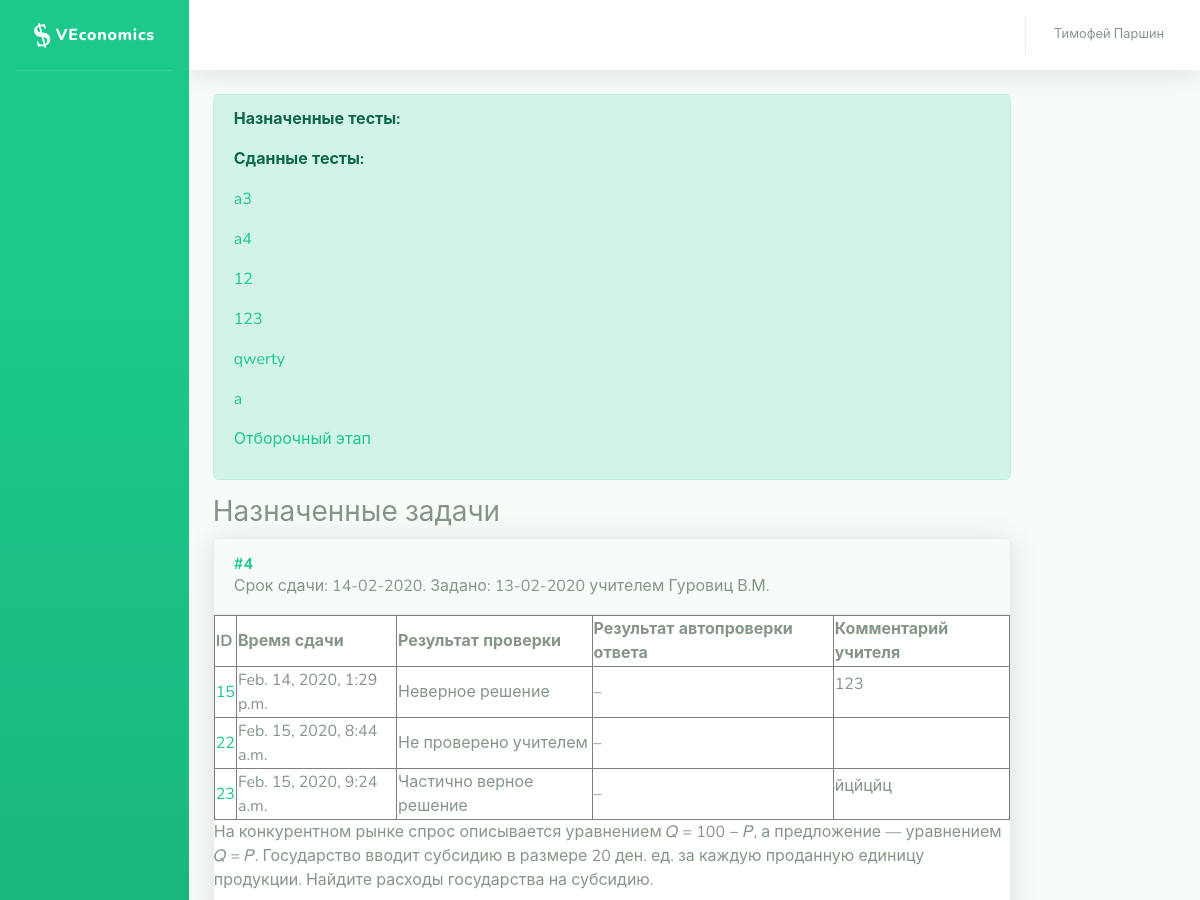
The page /problems/ (signed in, upper part) on the database as committed earlier.
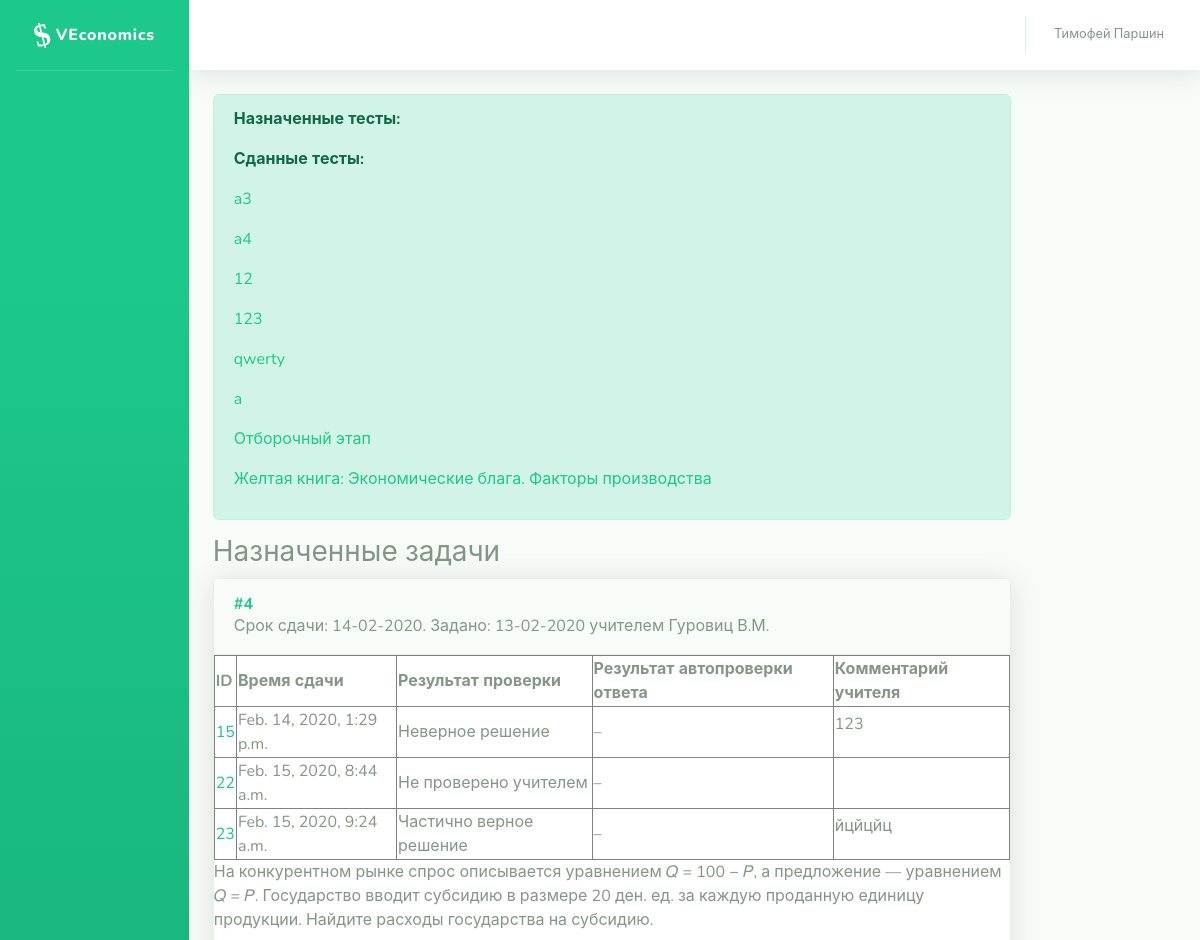
The same page on the database as committed later.
### problems/models.py (models this page shows, shortened)
class TestSetAssignment(models.Model):
    person = models.ForeignKey(User, on_delete=models.CASCADE, verbose_name='Кому задано')
    test_set = models.ForeignKey(TestSet, on_delete=models.CASCADE, verbose_name='Тест', related_name="assignments")
    date_assigned = models.DateField('Когда задано', auto_now_add=True, blank=False)
    date_deadline = models.DateField('Сдать до', blank=True, null=True)
    assigned_by = models.ForeignKey(User, on_delete=models.CASCADE, related_name='testset_assigner', verbose_name='Кем задано')
    status = models.IntegerField('Статус', choices=STATUS_CHOICES, null=False, blank=False, default=0)
    class Meta:
        ordering = ['date_deadline']

class TestSet(models.Model):
    name = models.CharField('Название', max_length=200)
    problems = models.ManyToManyField(Problem)

class Problem(models.Model):
    name = models.CharField('Название', max_length=200, blank=True, null=True)
    task = RichTextUploadingField('Условие')
    problem_type = models.IntegerField('Тип задачи', choices=TYPE_CHOICES, blank=False, null=False, default=0)
    short_answer = models.CharField('Ответ (для автоматической проверки)', max_length=200, blank=True)
    yesno_answer = models.IntegerField('Ответ ДА/НЕТ', choices=YESNO_CHOICES, blank=False, default=0)
    solution = RichTextUploadingField('Решение', blank=True)
    hint = RichTextUploadingField('Подсказка', blank=True)
    topics = models.ManyToManyField(Topic, related_name="problems", verbose_name='Темы')
    assignments = models.ManyToManyField(User, through='Assignment', through_fields=['problem', 'person'])
    class Meta:
        ordering = ['id']

class Assignment(models.Model):
    person = models.ForeignKey(User, on_delete=models.CASCADE, verbose_name='Кому задано')
    problem = models.ForeignKey(Problem, on_delete=models.CASCADE, verbose_name='Задача')
    date_assigned = models.DateField('Когда задано', auto_now_add=True, blank=False)
    date_deadline = models.DateField('Сдать до', blank=True, null=True)
    assigned_by = models.ForeignKey(User, on_delete=models.CASCADE, related_name='assigner', verbose_name='Кем задано')
    status = models.IntegerField('Статус', choices = STATUS_CHOICES, null=False, blank=False, default=0)
    class Meta:
        ordering = ['status', 'date_deadline']

class Submit(models.Model):
    assignment = models.ForeignKey(Assignment, on_delete=models.CASCADE, verbose_name='Назначенная задача', related_name='submits')
    short_answer = models.CharField('Ответ (для автоматической проверки)', max_length=200, blank=True)
    yesno_answer = models.IntegerField('Ответ ДА/НЕТ', choices=YESNO_CHOICES, blank=False, null=False, default=0)
    multiplechoice_answer = models.CharField('Выбор ответов', max_length=200, blank=True, null=True)
    solution = RichTextUploadingField('Решение', blank=True, null=True)
    submit_datetime = models.DateTimeField('Время и дата сдачи решения', auto_now_add=True, blank=False)
    answer_autoverdict = models.BooleanField('Результат автоматической проверки', blank=True, null=True)
    verdict = models.IntegerField('Результат проверки учителем', choices=VERDICT_CHOICES, blank=False, null=False, default=-1)
    teacher_comment = RichTextUploadingField('Комментарий учителя', blank=True)

### problems/views.py (the view)
# urls.py: path('', index),
def index(request):
    if request.user.groups.filter(name='teachers').exists():
        probs, tests, cases = filter_problems(request)
        students = User.objects.filter(groups__name='students')
        groups = Group.objects.all()
        topic = Topic.objects.get(id=TOPIC_ROOT)
        topic_list = tree2List(topic, count_problems_by_topic())
        source = Source.objects.get(id=SOURCE_ROOT)
        testsets = TestSet.objects.all()
        source_list = tree2List(source, count_problems_by_source())
        submits = Submit.objects.filter(assignment__assigned_by=request.user).filter(assignment__status=1)  # solution not checked
        context = {'problems': probs,
                   'tests': tests,
                   'cases': cases,
                   'students': students,
                   'topic_list': topic_list,
                   'source_list': source_list,
                   'submits': submits,
                   'groups': groups,
                   'testsets': testsets,
                   }
        return render(request, 'problems/sb/index_teacher.html', context)
    elif request.user.groups.filter(name='students').exists():
        assigned_problems = Assignment.objects.filter(person=request.user).order_by('status', 'date_deadline')
        problems = []
        for assignment in assigned_problems:
            problem = assignment.problem
            problem.assignment = assignment
            problem.assignment.form = SubmitForm(prefix=str(assignment.id), problem=assignment.problem)
            problems.append(problem)
        assigned_testsets = TestSetAssignment.objects.filter(person=request.user, status=0)
        solved_testsets = TestSetAssignment.objects.filter(person=request.user, status=3)
        context = {'assigned_problems': problems, 'assigned_testsets': assigned_testsets, 'solved_testsets': solved_testsets}
        return render(request, 'problems/sb/index_student.html', context)
    else:
        return render(request, 'problems/sb/login.html', {})

### problems/models.py (called while the page is built)
    def __str__(self):
        return mark_safe(self.text)

### problems/templates/problems/sb/index_student.html (shortened to what this page needs)
{% extends "problems/sb/base.html" %}
{% block topbar %}
          <ul class="navbar-nav ml-auto">
            <li class="nav-item dropdown no-arrow">
              <a class="nav-link dropdown-toggle" href="#" id="userDropdown" role="button" data-toggle="dropdown" aria-haspopup="true" aria-expanded="false">
                <span class="mr-2 d-none d-lg-inline text-gray-600 small">{{ request.user.first_name }} {{ request.user.last_name }}</span>
              </a>
            </li>
          </ul>
{% endblock %}
{% block content %}
            <div class="container-fluid">
                  <div class="row">
                      <div class="col-10">
                          {% include 'problems/assigned_testsets.html' %}
                          <h3>Назначенные задачи</h3>
                          <div id="problems">
                              {% autoescape off %}
                              {% include "problems/assigned_list.html" %}
                              {% endautoescape %}
                          </div>
                      </div>
                  </div>
            </div>
{% endblock %}

### problems/templates/problems/assigned_testsets.html (shortened to what this page needs)
<div class="alert alert-primary" role="alert">
    <p><b>Назначенные тесты:</b></p>
    <p><b>Сданные тесты:</b></p>
    {% for solved in solved_testsets %}
    <p><a href="{% url 'testset_result' solved.id %}">{{ solved.test_set.name }}</a></p>
    {% endfor %}
</div>

### problems/templates/problems/assigned_list.html (shortened to what this page needs)
{% for problem in assigned_problems %}
    <form method="post" action="{% url 'submit' %}">
        {% include 'problems/problem.html' %}
    </form>
{% endfor %}

### problems/templates/problems/problem.html (shortened to what this page needs)
{% autoescape off%}
<div class="problem">
    <div class="card shadow mb-4">
        <div class="problem-header">
            <a name="problem-{{ problem.id }}" class="d-block card-header py-3" role="button" aria-expanded="true" aria-controls="collapse">
                    <h6 class="m-0 font-weight-bold text-primary">
                        <div class="problem-id">
                            #{{ problem.id }}
                        </div>
                    </h6>
                    {% if problem.assignment %}
                        <nobr>
                            {% if problem.assignment.date_deadline %}
                                Срок сдачи: {{ problem.assignment.date_deadline|date:"d-m-Y" }}.
                            {% endif %}
                            Задано: {{ problem.assignment.date_assigned|date:"d-m-Y" }} учителем {{ problem.assignment.assigned_by.last_name }} {{ problem.assignment.assigned_by.first_name }}
                        </nobr>
                    {% endif %}
            </a>
        </div>
        <div class="collapse show" id="problem-{{ problem.id }}">
            <div class="problem-statistics">
                {% if problem.assignment.submits.all %}
                    <table border="1">
                        <tr>
                            <th>ID</th>
                            <th>Время сдачи</th>
                            <th>Результат проверки</th>
                            <th>Результат автопроверки ответа</th>
                            <th>Комментарий учителя</th>
                        </tr>
                        {% for submit in problem.assignment.submits.all %}
                            <tr>
                                <td><a href="{% url 'submit-detail' submit.id %}">{{ submit.id }}</a></td>
                                <td>{{ submit.submit_datetime }}</td>
                                <td>{{ submit.get_verdict_display }}</td>
                                <td>{% if submit.answer_autoverdict == False %}–
                                    {% elif submit.answer_autoverdict == True %}+
                                    {% endif %}</td>
                                <td>{{ submit.teacher_comment }}</td>
                            </tr>
                        {% endfor %}
                    </table>
                {% endif %}
            </div>
            <div class="problem-task">
                {{ problem.task }}
            </div>
        </div>
    </div>
</div>
{% endautoescape %}

Rows that differ between the two databases and show on the page:
added TestSetAssignment: test_set.name "Желтая книга: Экономические блага. Факторы производства"
